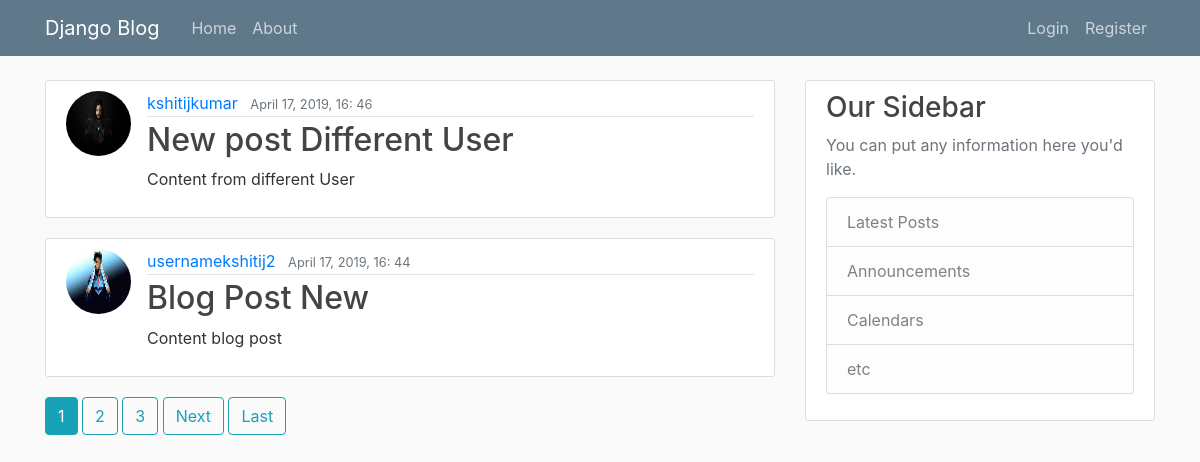
The page / on the database its author committed.
### blog/models.py (models this page shows, shortened)
class Post(models.Model):
    title=models.CharField(max_length=100)
    content=models.TextField()
    date_posted=models.DateTimeField(default=timezone.now)
    author=models.ForeignKey(User,on_delete=models.CASCADE)

### users/models.py (models this page shows, shortened)
class Profile(models.Model):
	user=models.OneToOneField(User,on_delete=models.CASCADE)
	image=models.ImageField(default='default.jpg',upload_to='profile_pics')

### blog/views.py (the view)
# urls.py: path('', PostListView.as_view(),name='blog-home'),
class PostListView(ListView):
    model=Post
    template_name='blog/home.html' #<app>/<model>_<viewtype>.html
    context_object_name='posts'
    paginate_by= 2
    ordering=['-date_posted']

### blog/templates/blog/home.HTML (shortened to what this page needs)
{%extends "blog/base.html"%}
{%block content %}
    {% for post in posts %}
		<article class="media content-section">
  			<img class="rounded-circle article-img" src="{{ post.author.profile.image.url}}">
        <div class="media-body">
    			<div class="article-metadata">
      				<a class="mr-2" href="#">{{ post.author }}</a>
      				<small class="text-muted">{{ post.date_posted|date:"F d, Y, G: i" }}</small>
   				 </div>
    		 	 <h2><a class="article-title" href="{%url 'post-detail' post.id %}">{{ post.title }}</a></h2>
    		 	 <p class="article-content">{{ post.content }}</p>
  			</div>
		</article>
	  {% endfor %}
    {% if is_paginated%}
      {% for num in page_obj.paginator.page_range%}
        {%if page_obj.number == num%}
          <a class ="btn btn-info  mb-4" href="?page={{num}}">{{num}}</a>
        {%elif num > page_obj.number|add:'-3' and num < page_obj.number|add:'3' %}
           <a class ="btn btn-outline-info  mb-4" href="?page={{num}}">{{num}}</a>
        {%endif%}
      {%endfor%}
      {%if page_obj.has_next%}
        <a class ="btn btn-outline-info  mb-4"  href="?page={{page_obj.next_page_number}}">Next</a>
        <a class ="btn btn-outline-info  mb-4" href="?page={{page_obj.paginator.num_pages}}">Last</a>
      {%endif%}
    {%endif%}
{%endblock content %}

### rows shown on the page
Post: author.profile.image (placeholder picture), author "kshitijkumar", date_posted "April 17, 2019, 16: 46", title "New post Different User", content "Content from different User"
Post: author.profile.image (placeholder picture), author "usernamekshitij2", date_posted "April 17, 2019, 16: 44", title "Blog Post New", content "Content blog post"

### other values the page prints
{{ num }} "1"
{{ num }} "2" "3"
